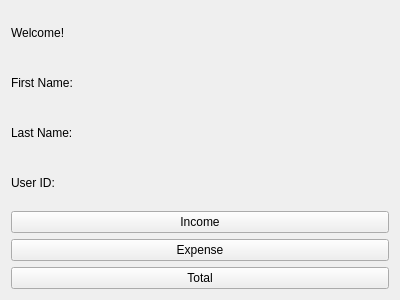
<?xml version="1.0" encoding="UTF-8"?>
<ui version="4.0">
 <class>WelcomeWindow</class>
 <widget class="QWidget" name="WelcomeWindow">
  <property name="geometry">
   <rect>
    <x>0</x>
    <y>0</y>
    <width>400</width>
    <height>300</height>
   </rect>
  </property>
  <property name="windowTitle">
   <string>Welcome</string>
  </property>
  <layout class="QVBoxLayout" name="verticalLayout_welcome">
   <item>
    <widget class="QLabel" name="welcomeLabel">
     <property name="text">
      <string>Welcome!</string>
     </property>
    </widget>
   </item>
   <item>
    <widget class="QLabel" name="userFirstNameLabel">
     <property name="text">
      <string>First Name: </string>
     </property>
    </widget>
   </item>
   <item>
    <widget class="QLabel" name="userLastNameLabel">
     <property name="text">
      <string>Last Name: </string>
     </property>
    </widget>
   </item>
   <item>
    <widget class="QLabel" name="userIDLabel">
     <property name="text">
      <string>User ID: </string>
     </property>
    </widget>
   </item>
   <item>
    <widget class="QPushButton" name="incomeButton">
     <property name="text">
      <string>Income</string>
     </property>
    </widget>
   </item>
   <item>
    <widget class="QPushButton" name="expenseButton">
     <property name="text">
      <string>Expense</string>
     </property>
    </widget>
   </item>
   <item>
    <widget class="QPushButton" name="totalButton">
     <property name="text">
      <string>Total</string>
     </property>
    </widget>
   </item>
  </layout>
 </widget>
 <resources/>
 <connections/>
</ui>
